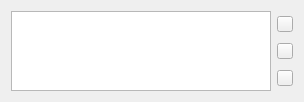
<?xml version="1.0" encoding="UTF-8"?>
<ui version="4.0">
 <class>FileObjectEdit</class>
 <widget class="QWidget" name="FileObjectEdit">
  <property name="geometry">
   <rect>
    <x>0</x>
    <y>0</y>
    <width>304</width>
    <height>90</height>
   </rect>
  </property>
  <property name="windowTitle">
   <string>Form</string>
  </property>
  <layout class="QVBoxLayout" name="verticalLayout">
   <item>
    <layout class="QHBoxLayout" name="horizontalLayout">
     <item>
      <widget class="KListWidget" name="fileListWidget">
       <property name="minimumSize">
        <size>
         <width>0</width>
         <height>80</height>
        </size>
       </property>
       <property name="maximumSize">
        <size>
         <width>16777215</width>
         <height>80</height>
        </size>
       </property>
       <property name="showDropIndicator" stdset="0">
        <bool>false</bool>
       </property>
       <property name="alternatingRowColors">
        <bool>true</bool>
       </property>
      </widget>
     </item>
     <item>
      <layout class="QVBoxLayout" name="verticalLayout_4">
       <property name="spacing">
        <number>-1</number>
       </property>
       <item>
        <widget class="QPushButton" name="fileEdit">
         <property name="minimumSize">
          <size>
           <width>16</width>
           <height>16</height>
          </size>
         </property>
         <property name="maximumSize">
          <size>
           <width>16</width>
           <height>16</height>
          </size>
         </property>
         <property name="text">
          <string notr="true"/>
         </property>
         <property name="iconSize">
          <size>
           <width>16</width>
           <height>16</height>
          </size>
         </property>
        </widget>
       </item>
       <item>
        <widget class="QPushButton" name="fileAdd">
         <property name="minimumSize">
          <size>
           <width>16</width>
           <height>16</height>
          </size>
         </property>
         <property name="maximumSize">
          <size>
           <width>16</width>
           <height>16</height>
          </size>
         </property>
         <property name="text">
          <string notr="true"/>
         </property>
         <property name="iconSize">
          <size>
           <width>16</width>
           <height>16</height>
          </size>
         </property>
        </widget>
       </item>
       <item>
        <widget class="QPushButton" name="fileRemove">
         <property name="minimumSize">
          <size>
           <width>16</width>
           <height>16</height>
          </size>
         </property>
         <property name="maximumSize">
          <size>
           <width>16</width>
           <height>16</height>
          </size>
         </property>
         <property name="text">
          <string notr="true"/>
         </property>
         <property name="iconSize">
          <size>
           <width>16</width>
           <height>16</height>
          </size>
         </property>
        </widget>
       </item>
      </layout>
     </item>
    </layout>
   </item>
  </layout>
 </widget>
 <customwidgets>
  <customwidget>
   <class>KListWidget</class>
   <extends>QListWidget</extends>
   <header>klistwidget.h</header>
  </customwidget>
 </customwidgets>
 <resources/>
 <connections/>
</ui>
